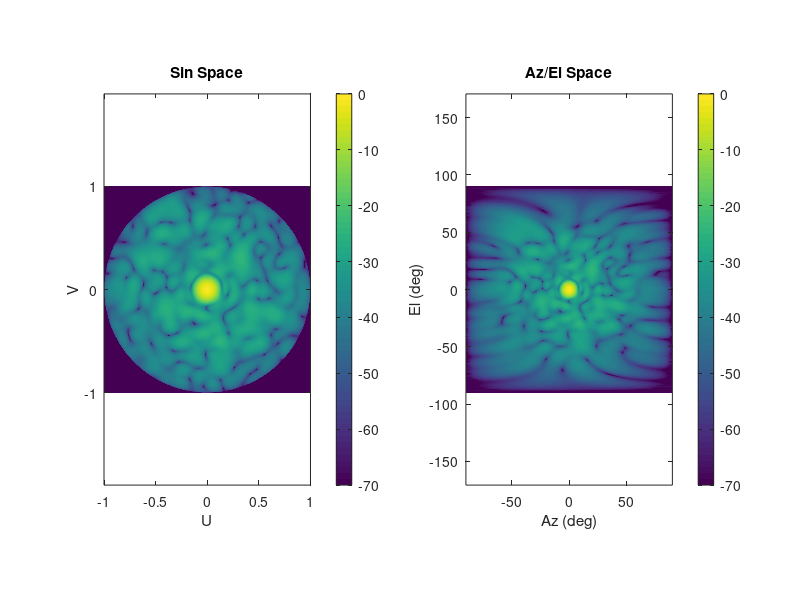

MATLAB code to generate this figure:
close all;
clear;
clc;

nR = 21;
nC = 21;

g  = ones(nR,nC);
[xk,yk] = meshgrid(-(nR-1)/2:(nR-1)/2,-(nC-1)/2:(nC-1)/2);


% compute phasing
az = 0*pi/180;
el = 0*pi/180;

% phase noise
nz.phase_mag = 45*pi/180;
nz.amp_mag = 0.6; % percent
nz.phase = exp(nz.phase_mag*1i*2*(rand(nR,nC)-0.5));
nz.amp = 1.0 - nz.amp_mag*(rand(nR,nC));
rk = sqrt(xk.^2 + yk.^2);
rk = rk ./ max(rk(:));
rk = 1.0 - rk;
wgt = sin(pi/2*rk).^2;




% cos taper
%a = (cos(rg).^(1))';
% uniform taper
a = nz.amp .* wgt;

% broader spacing
if(0)
    a(2:2:end,:)=0;
    a(:,2:2:end)=0;
    uscale = 2;
    vscale = 2;
else
    uscale = 1;
    vscale = 1;
end

% compute peak amplitude (via constructive interference)
apeak = sum(a(:));

NFFT = 2048;
windowSize = NFFT/uscale;

pa = exp(1i*pi*sin(az) * yk/vscale);
pe = exp(1i*pi*sin(el) * xk/uscale);
ps = (pa.*pe).';

fg = fftshift(fft2(a.*g.*ps.*nz.phase,NFFT,NFFT));

u = linspace(-1,1,NFFT);
v = linspace(-1,1,NFFT);

% cut data
ucut = u(1:uscale:end);
vcut = v(1:vscale:end);
% how many copies of pattern present?
nCopiesX = uscale-1;
nCopiesY = vscale-1;
datSizeX = NFFT / uscale;
datSizeY = NFFT / vscale;
if(nCopiesX > 0)
    startu = round(NFFT / (nCopiesX * 4) + 1);
    startv = round(NFFT / (nCopiesY * 4) + 1);
    stopu = round(startu - 1 + datSizeX);
    stopv = round(startv - 1 + datSizeY);
else
    startu = 1;
    startv = 1;
    stopu = NFFT;
    stopv = NFFT;
end

fgcut = fg(startv:stopv,startu:stopu)./apeak;

maxfg = max(abs(fgcut(:)));

% compute w
[vcutg,ucutg]=meshgrid(vcut,ucut);
wcutg = sqrt(1.0 - ucutg.^2 - vcutg.^2);
wrcutg = real(wcutg);

% compute element pattern
angofb = acos(wrcutg);
elem_pat = cos(angofb);
fgcut_e = fgcut .* elem_pat;

figure;
subplot(1,2,1);
hi=imagesc(vcut,ucut,20*log10(abs(fgcut_e)));
set(gca,'YDir','normal');
caxis([-70 0]);
xlabel('U');
ylabel('V');
title('Sin Space');
axis equal;
axis tight;
colorbar;



% Warp to az el space
[el,az]=meshgrid(-90:.1:90,-90:.1:90);
el = el * pi/180;
az = az * pi/180;
[wlook,vlook,ulook]=sph2cart(az,el,1.0);
%[vin,uin]=meshgrid(linspace(-1,1,1024),linspace(-1,1,1024));
% 
gazel = interp2(vcutg,ucutg,abs(fgcut_e),vlook,ulook)';
% 

subplot(1,2,2);
hi=imagesc(180/pi*el(1,:),180/pi*az(:,1),20*log10(abs(gazel)));
set(gca,'YDir','normal');
caxis([-70 0]);
xlabel('Az (deg)');
ylabel('El (deg)');
title('Az/El Space');
axis equal;
axis tight;
colorbar;

try
    add_print_callbacks;
catch
    try
        addpath('z:\sawmillkd\MATLAB\Printing');
        add_print_callbacks;
    catch
        disp('could not load print callbacks!');
    end
end